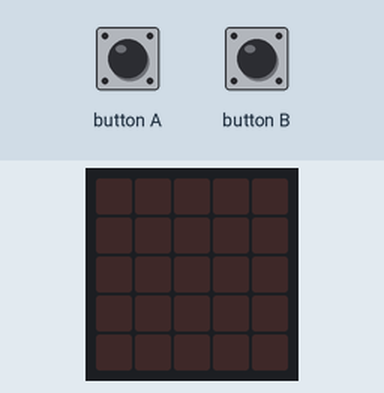
Recording of a program running on a simulated BBC micro:bit (MakeCode). On the bench: the board's 5×5 LED display. Inputs (shaded band) come from the test bench.

Above: at 1.2 s.
1.3 s: button A pressed for 1 s
At 2.9 s:
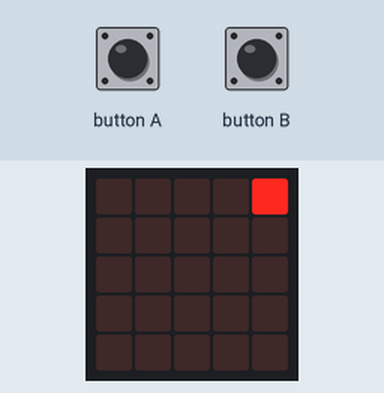
3.8 s: button B pressed for 1 s
At 5.9 s:
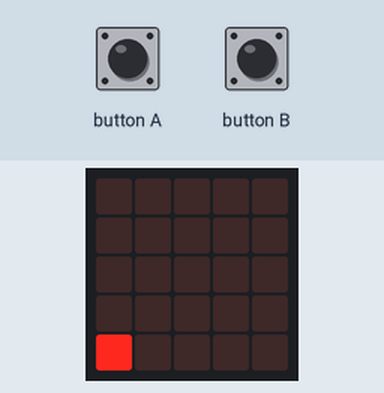
6.3 s: button A pressed for 0.15 s
At 6.8 s:
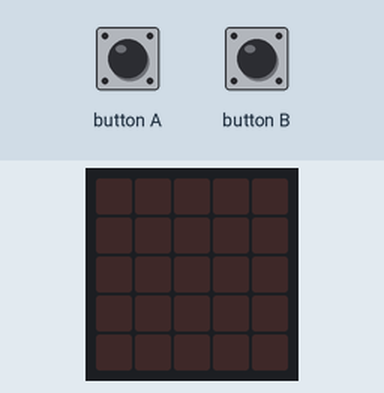
7.9 s: button A pressed for 3.2 s
At 8.01 s:
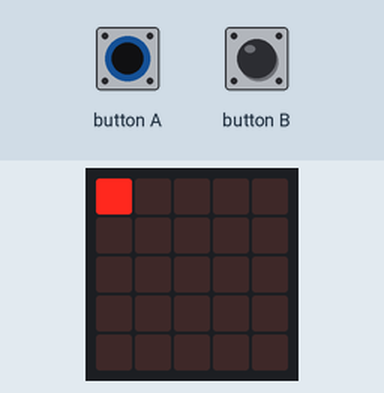
12.6 s: button B pressed for 0.15 s
14.2 s: button A driven LOW and button B driven LOW
At 14.31 s:
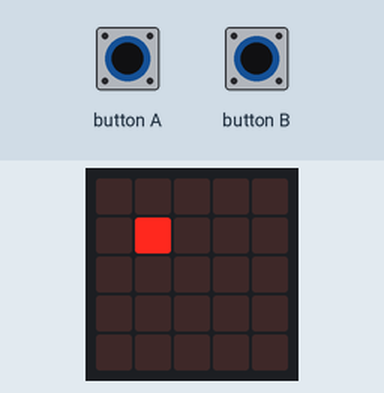
Timing chart, 0 to 17.2 s (numbered marks = the images above; inputs shaded):
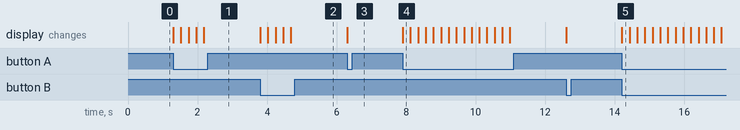

Measured:
- after the input at 1.3 s, the display: first changes at once (image 1 shows a later state)
- after the input at 3.8 s, the display: first changes at once (image 2 shows a later state)
- after the input at 6.3 s, the display: changes at once (image 3)
- after the input at 7.9 s, the display: changes at once (image 4)
- after the input at 14.2 s, the display: changes at once (image 5)

The program:

main.ts
```typescript
let x = 0
let y = 0
basic.forever(function () {
    if (input.buttonIsPressed(Button.A)) {
        basic.clearScreen()
        led.plot(x, 0)
        x += 1
        basic.pause(200)
        if (x > 4) {
            x = 0
        }
    }
})
basic.forever(function () {
    if (input.buttonIsPressed(Button.B)) {
        basic.clearScreen()
        led.plot(x, y)
        y += 1
        basic.pause(200)
        if (y > 4) {
            y = 0
            x += -1
        }
    }
})
```

test.ts
```typescript
// 在這裡測試；當此封包作為擴充功能時，將不會編譯此內容。
```
